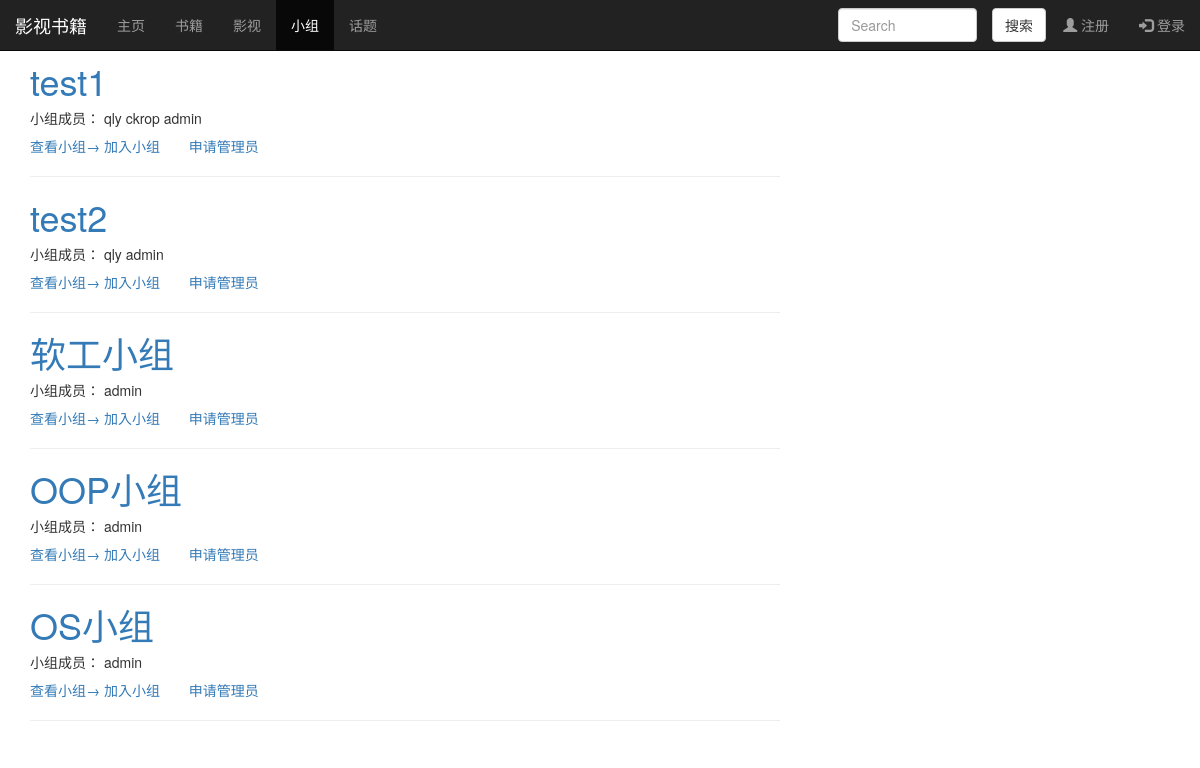
/group/groups_index/, run on the app's committed database.
### group_func/models.py (models this page shows, shortened)
class Group(models.Model):
    name = models.CharField(max_length=100, unique=True)
    created_time = models.DateTimeField('创建时间', default=timezone.now)
    members = models.ManyToManyField(User, through='MemberShip')
    views = models.PositiveIntegerField(default=0, blank=True, null=True)
    description = models.TextField(default="")
    class Meta:
        verbose_name = '小组'
        verbose_name_plural = verbose_name

### group_func/views.py (the view)
# urls.py: path('groups_index/', views.GroupsIndexView.as_view(), name='groups_index'),
class GroupsIndexView(ListView):
    model = Group  # 告诉 django 我们要取的数据库模型是class Group
    template_name = 'groups_index.html'
    context_object_name = 'groups_list'

### group_func/templates/groups_index.html (shortened to what this page needs)
{% extends 'group_base.html' %}
{% block content %}
{% for group in groups_list %}
<article class="post post-1">
    <header class="entry-header">
        <h1 class="entry-title">
            <a href=" {% url 'group_func:group_detail' group.id %} ">{{ group.name }}</a>
        </h1>
        <div class="entry-meta">
            <h5>小组成员：
                {% for mem in group.members.all%}
                {{mem}}
                {% endfor %}
            </h5>
        </div>
    </header>
    <div class="entry-content clearfix">
        <div class="read-more cl-effect-14">
            <a href="{% url 'group_func:group_detail' group.id %}" class="more-link">查看小组<span class="meta-nav">→</span></a>
            <a href="{{ group.pk }}" class="more-link" method="get" style="margin-right: 25px">加入小组</a>
            <a href="{{ group.name }}" class="more-link" method="get" style="margin-right: 55px">申请管理员</a>
        </div>
    </div>
</article>
    <hr>
{% empty %}
<div class="no-post">暂时还没有小组！</div>
{% endfor %}
{% endblock %}

### data on the page
Group: name "test1"
Group: name "test2"
Group: name "软工小组"
Group: name "OOP小组"
Group: name "OS小组"

### other printed values
{{ mem }} "qly"
{{ mem }} "ckrop"
{{ mem }} "admin"
